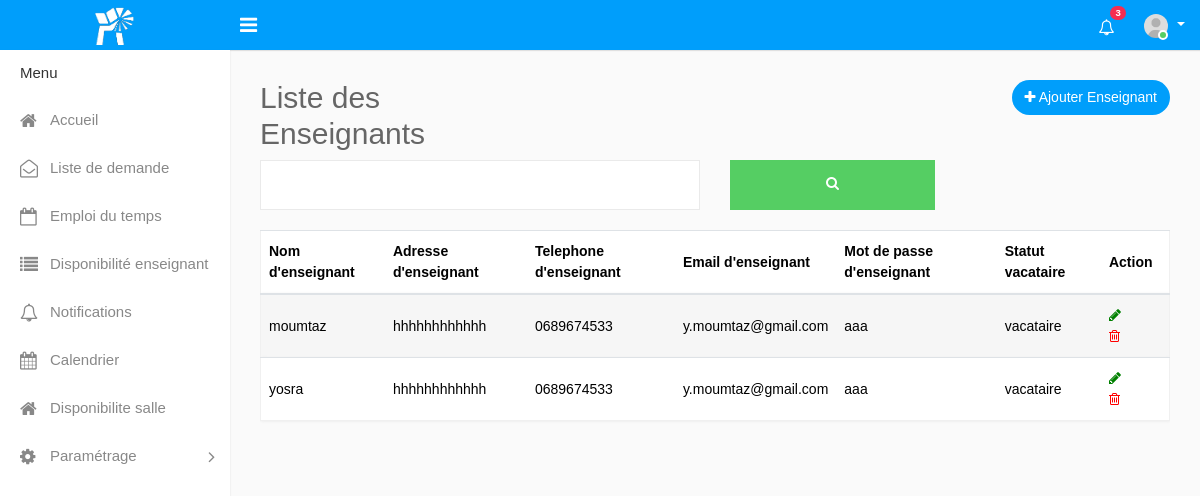
Before: /enseignant.php with the older database file.
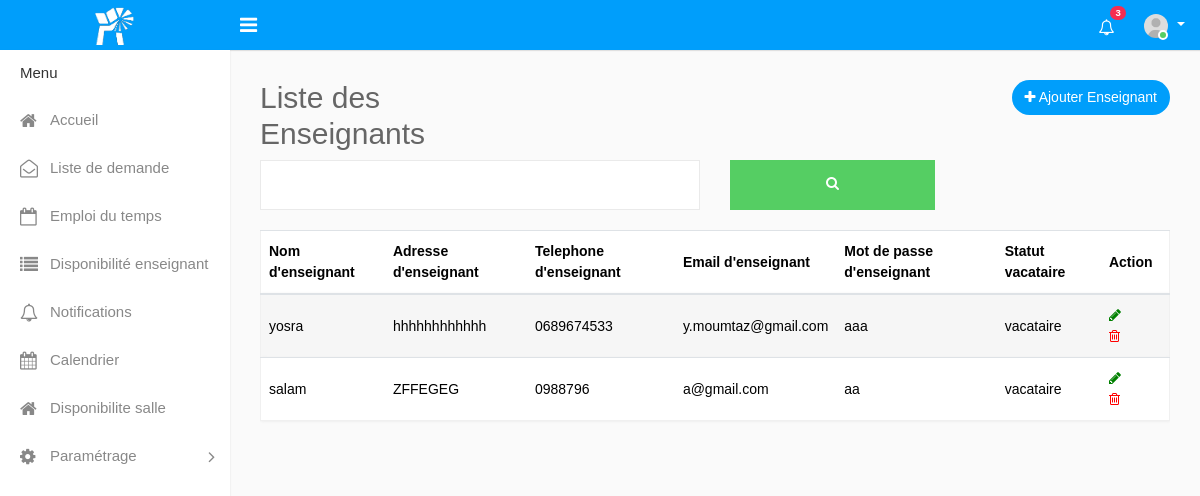
After: the same page with the newer database file.
### tables this page shows
CREATE TABLE `enseignant` (
  `id_enseignant` int(11) NOT NULL,
  `nom_enseignant` varchar(50) NOT NULL,
  `email_enseignant` varchar(50) NOT NULL,
  `adresse` varchar(50) NOT NULL,
  `telephone` varchar(50) NOT NULL,
  `statut_enseignant` varchar(50) NOT NULL,
  `password` varchar(50) NOT NULL
);

### enseignant.php (the view, shortened to what this page needs)
<!DOCTYPE html>
<html lang="en">
<head>
    <link rel="stylesheet" type="text/css" href="assets/css/bootstrap.min.css">
    <link rel="stylesheet" type="text/css" href="assets/css/font-awesome.min.css">
    <link rel="stylesheet" type="text/css" href="assets/css/select2.min.css">
    <link rel="stylesheet" type="text/css" href="assets/css/style.css">
</head>
<body>
    <div class="main-wrapper">
        <div class="header">
            <div class="header-left">
                <a href="index-2.php" class="logo">
                    <img src="assets/img/mundiap.png" width="40" height="40">
                </a>
            </div>
            <a id="toggle_btn" href="javascript:void(0);"><i class="fa fa-bars"></i></a>
            <ul class="nav user-menu float-right">
                <li class="nav-item dropdown">
                    <a href="#" class="dropdown-toggle nav-link" data-toggle="dropdown"><i class="fa fa-bell-o"></i> <span class="badge badge-pill bg-danger float-right">3</span></a>
                </li>
                <li class="nav-item dropdown has-arrow">
                    <a href="#" class="dropdown-toggle nav-link user-link" data-toggle="dropdown">
                        <span class="user-img"><img class="rounded-circle" src="assets/img/user.jpg" width="40" alt="Admin">
                            <span class="status online"></span></span>
                    </a>
                </li>
            </ul>
        </div>
        <div class="sidebar" id="sidebar">
            <div class="sidebar-inner slimscroll">
                <div id="sidebar-menu" class="sidebar-menu">
                    <ul>
                        <li class="menu-title">Menu</li>
                        <li>
                            <a href="index-2.php"><i class="fa fa-home"></i> <span>Accueil</span></a>
                        </li>
                        <li>
                            <a href="demande.php"><i class="fa fa-envelope-open-o"></i> <span>Liste de demande</span></a>
                        </li>
                        <li>
                            <a href="emploi.php"><i class="fa fa-calendar-o"></i> <span>Emploi du temps</span></a>
                        </li>
                        <li>
                            <a href="disponibilite.php"><i class="fa fa-list"></i><span>Disponibilité enseignant</span></a>
                        </li>
                        <li>
                            <a href="notification.php"><i class="fa fa-bell-o"></i> <span>Notifications</span></a>
                        </li>
                        <li>
                            <a href="calendar.php"><i class="fa fa-calendar"></i> <span>Calendrier</span></a>
                        </li>
                        <li>
                        <a href="disposalle.php"><i class="fa fa-home"></i> <span>Disponibilite salle</span></a>
                        </li>
                        <li class="submenu">
                            <a href="#"><i class="fa fa-cog"></i> <span> Paramétrage </span> <span class="menu-arrow"></span></a>
                        </li>
                    </ul>
                </div>
            </div>
        </div>
        <div class="page-wrapper">
            <div class="content">
                <div class="row">
                    <div class="col-sm-4 ">
                        <h2>Liste des Enseignants</h2>
                    </div>
                    <div class="col-sm-8 col-9 text-right m-b-20">
                        <a href="add_enseignant.php" class="btn btn-primary float-right btn-rounded"><i class="fa fa-plus"></i> Ajouter Enseignant</a>
                    </div>
                </div>
                <div class="row filter-row">
                    <div class="col-sm-12 col-md-6">
                        <div class="form-group form-focus">
                            <input type="text" placeholder="Chercher enseignant ...." class="form-control floating" name="chercher_valeur">
                        </div>
                    </div>
                    <div class="col-sm-6 col-md-3">
                        <a href="#" class="btn btn-success btn-block"><i class="fa fa-search" aria-hidden="true"></i></a>
                    </div>
                </div>
                <div class="row">
                    <div class="col-md-12">
                        <div class="table-responsive">
                            <table class="table table-striped custom-table">
                                <thead>
                                    <tr>
                                        <th>Nom d'enseignant</th>
                                        <th>Adresse d'enseignant</th>
                                        <th>Telephone d'enseignant</th>
                                        <th>Email d'enseignant</th>
                                        <th>Mot de passe d'enseignant</th>
                                        <th>Statut vacataire</th>
                                        <th class="text-left">Action</th>
                                    </tr>
                                </thead>
                                <tbody>
                                <?php
                                include("config.php");
                                $requeteSelect = "SELECT * FROM enseignant";
                                $result = $mysqli->query($requeteSelect);
                                while ($row = mysqli_fetch_array($result)) {
                                    echo "<tr>";
                                    echo "<td>". $row['nom_enseignant'] ."</td>";
                                    echo "<td>". $row['adresse'] ."</td>";
                                    echo "<td>". $row['telephone'] ."</td>";
                                    echo "<td>". $row['email_enseignant'] ."</td>";
                                    echo "<td>". $row['password'] ."</td>";
                                    echo "<td>". $row['statut_enseignant'] ."</td>";
                                    echo "<td><a href=\"edit_enseignant.php?id_enseignant=".$row['id_enseignant']."\" style=\"margin-right:10px; color:green;\"><i class=\"fa fa-pencil m-r-5\"></i></a>
                                     <a href=\"delete_enseignant.php?id_enseignant=" . $row['id_enseignant'] . "\" style=\"margin-right:10px; color:red;\" onClick=\"return confirm
                                     ('Êtes-vous sûr de vouloir supprimer cet enseignant ?');\"><i class=\"fa fa-trash-o m-r-5\"></i></a></td>";
                                    echo "</tr>";
                                } ?>
                                </tbody>
                            </table>
                        </div>
                    </div>
                </div>
            </div>
        </div>
    </div>
</body>
</html>

Changed rows visible on the page:
removed enseignant: nom_enseignant "moumtaz", adresse "hhhhhhhhhhhh", telephone "0689674533", email_enseignant "y.moumtaz@gmail.com", password "aaa", statut_enseignant "vacataire"
added enseignant: nom_enseignant "salam", adresse "ZFFEGEG", telephone "0988796", email_enseignant "a@gmail.com", password "aa", statut_enseignant "vacataire"
